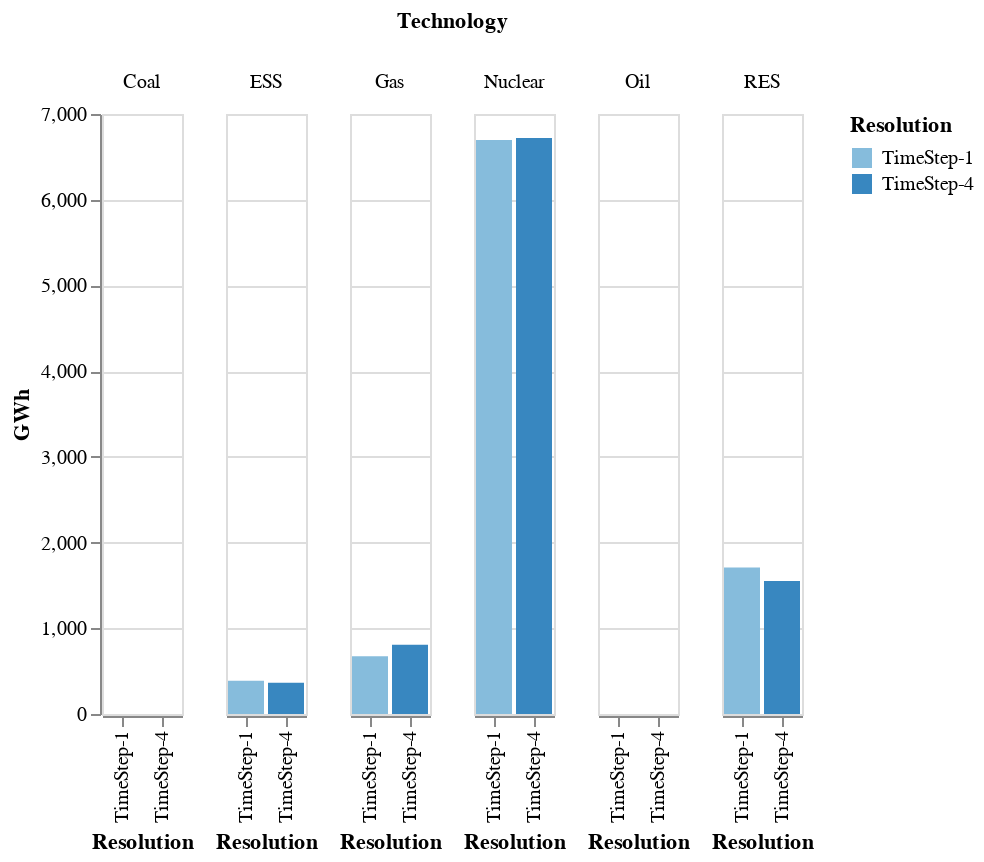

Source (notebook cell):
### Code cell
chart

### Figure 1 — Vega-Lite specification as saved in the notebook (floating-point values rounded to 4 significant figures)
{"config": {"view": {"continuousWidth": 400, "continuousHeight": 300}}, "data": {"name": "data-c0c7972c76972982885c70d3d261bb20"}, "mark": "bar", "encoding": {"color": {"field": "Resolution", "type": "ordinal"}, "column": {"field": "Technology", "type": "nominal"}, "x": {"field": "Resolution", "type": "ordinal"}, "y": {"field": "GWh", "type": "quantitative"}}, "$schema": "https://vega.github.io/schema/vega-lite/v4.17.0.json", "datasets": {"data-c0c7972c76972982885c70d3d261bb20": [{"Technology": "Coal", "GWh": 0.0, "Resolution": "TimeStep-1"}, {"Technology": "ESS", "GWh": 386.8, "Resolution": "TimeStep-1"}, {"Technology": "Gas", "GWh": 674.6, "Resolution": "TimeStep-1"}, {"Technology": "Nuclear", "GWh": 6698.0, "Resolution": "TimeStep-1"}, {"Technology": "Oil", "GWh": 0.0, "Resolution": "TimeStep-1"}, {"Technology": "RES", "GWh": 1708.0, "Resolution": "TimeStep-1"}, {"Technology": "Coal", "GWh": 0.0, "Resolution": "TimeStep-4"}, {"Technology": "ESS", "GWh": 365.4, "Resolution": "TimeStep-4"}, {"Technology": "Gas", "GWh": 806.6, "Resolution": "TimeStep-4"}, {"Technology": "Nuclear", "GWh": 6720.0, "Resolution": "TimeStep-4"}, {"Technology": "Oil", "GWh": 0.0, "Resolution": "TimeStep-4"}, {"Technology": "RES", "GWh": 1552.0, "Resolution": "TimeStep-4"}]}}
